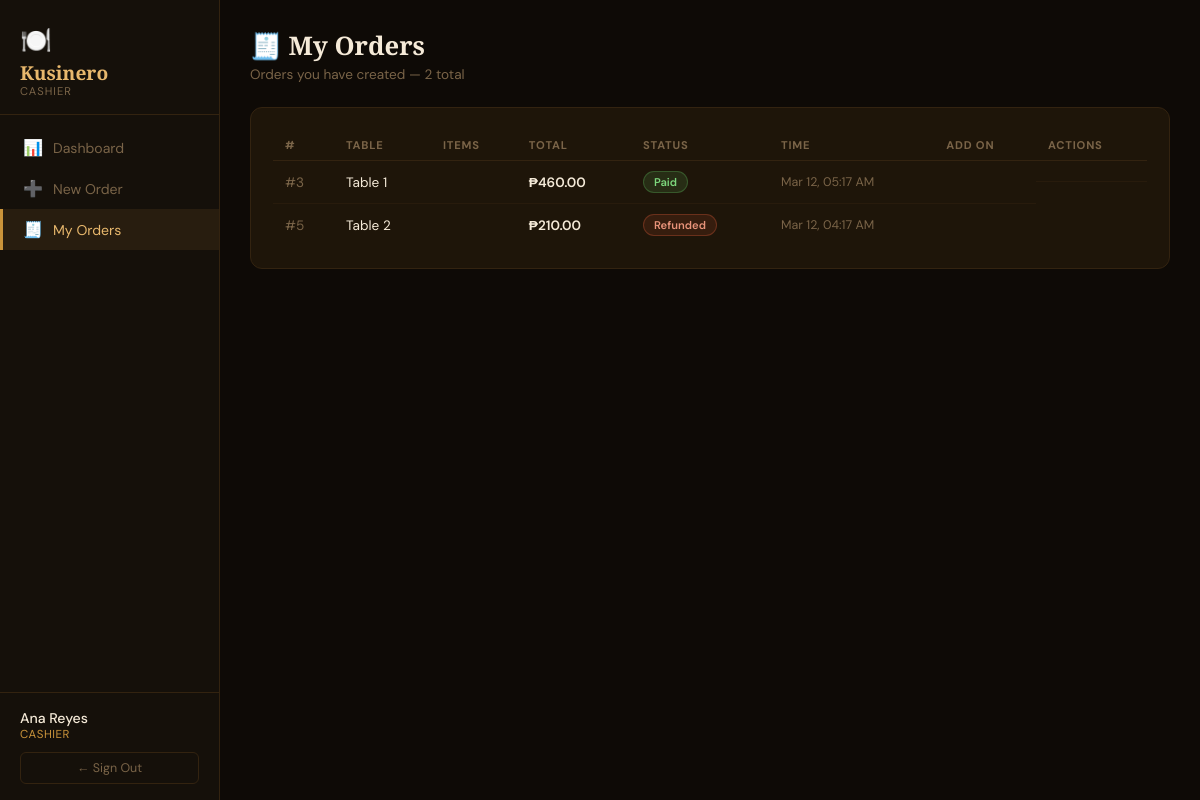
The app's page /pages/my_orders.php (signed in) with its own data.
### tables this page shows
CREATE TABLE users (
    id INT AUTO_INCREMENT PRIMARY KEY,
    name VARCHAR(100) NOT NULL,
    username VARCHAR(80) NOT NULL UNIQUE,
    password VARCHAR(255) NOT NULL,
    role_id INT NOT NULL,
    is_active TINYINT(1) DEFAULT 1,
    first_login TINYINT(1) DEFAULT 1,
    phone_number VARCHAR(20),
    email VARCHAR(120),
    failed_login_attempts INT DEFAULT 0,
    lockout_until DATETIME NULL,
    lockout_level INT DEFAULT 0,
    created_at TIMESTAMP DEFAULT CURRENT_TIMESTAMP,
    FOREIGN KEY (role_id) REFERENCES roles(id)
);

CREATE TABLE roles (
    id INT AUTO_INCREMENT PRIMARY KEY,
    name VARCHAR(50) NOT NULL UNIQUE,
    label VARCHAR(100) NOT NULL,
    description VARCHAR(255)
);

CREATE TABLE orders (
    id INT AUTO_INCREMENT PRIMARY KEY,
    cashier_id INT NOT NULL,
    table_number INT NOT NULL,
    total DECIMAL(10,2) DEFAULT 0,
    status ENUM('open','paid','refunded','void') DEFAULT 'open',
    created_at TIMESTAMP DEFAULT CURRENT_TIMESTAMP,
    FOREIGN KEY (cashier_id) REFERENCES users(id)
);

### auth/Auth.php (called while the page is built, shortened)
<?php
class Auth {
    private static ?array $user = null;
    public static function init(): void {
        if (!empty($_SESSION['uid'])) {
            $db   = Database::get();
            $stmt = $db->prepare("SELECT u.*, r.name AS role_name, r.label AS role_label
                                  FROM users u JOIN roles r ON r.id = u.role_id
                                  WHERE u.id = ? AND u.is_active = 1");
            $stmt->execute([$_SESSION['uid']]);
            self::$user = $stmt->fetch() ?: null;
        }
    }
    public static function user(): ?array    { return self::$user; }
    public static function isOwner(): bool   { return (self::$user['role_name'] ?? '') === 'owner'; }
}

### pages/my_orders.php (the view, shortened to what this page needs)
<?php
require_once __DIR__ . '/../auth/Auth.php';
Auth::init();
$isAllOrders = (basename($_SERVER['PHP_SELF']) === 'orders.php');
$db  = Database::get();
if ($isAllOrders) {
    $orders = $db->query("
        SELECT o.*, u.name AS cashier_name
        FROM orders o JOIN users u ON u.id = o.cashier_id
        ORDER BY o.created_at DESC
    ")->fetchAll();
    $pageTitle = '🧾 All Orders';
    $pageDesc  = 'Orders from all cashiers';
} else {
    $stmt = $db->prepare("
        SELECT o.*, u.name AS cashier_name
        FROM orders o JOIN users u ON u.id = o.cashier_id
        WHERE o.cashier_id = ? ORDER BY o.created_at DESC
    ");
    $stmt->execute([Auth::user()['id']]);
    $orders    = $stmt->fetchAll();
    $pageTitle = '🧾 My Orders';
    $pageDesc  = 'Orders you have created';
}
include __DIR__ . '/../includes/nav.php';
?>
<div class="page-header">
  <h2><?= $pageTitle ?></h2>
  <p><?= $pageDesc ?> — <?= count($orders) ?> total</p>
</div>
<div class="section-card">
  <?php if (empty($orders)): ?>
    <p style="color:var(--muted);font-size:.85rem">No orders found.</p>
  <?php else: ?>
  <table>
    <thead>
      <tr>
        <th>#</th>
        <th>Table</th>
        <th>Items</th>
        <th>Total</th>
        <th>Status</th>
        <th>Time</th>
        <th>Add On</th>
        <th>Actions</th>
      </tr>
    </thead>
    <tbody>
    <?php foreach ($orders as $o):
    ?>
      <tr>
        <td style="color:var(--muted)">#<?= $o['id'] ?></td>
        <td>Table <?= $o['table_number'] ?></td>
        <td style="font-size:.78rem;color:var(--muted)">
        </td>
        <td style="font-weight:600">₱<?= number_format($o['total'], 2) ?></td>
        <td><span class="badge badge-<?= $o['status'] ?>"><?= ucfirst($o['status']) ?></span></td>
        <td style="font-size:.78rem;color:var(--muted)"><?= date('M j, h:i A', strtotime($o['created_at'])) ?></td>
        <td>
        </td>
        <td style="display:flex;gap:6px;flex-wrap:wrap">
        </td>
      </tr>
    <?php endforeach; ?>
    </tbody>
  </table>
  <?php endif; ?>
</div>
</main></div>

### includes/nav.php (shortened to what this page needs)
<?php
require_once __DIR__ . '/../auth/Auth.php';
$u    = Auth::user();
$page = basename($_SERVER['PHP_SELF'], '.php');
$ownerNav = [
    'dashboard'     => ['icon'=>'📊','label'=>'Dashboard'],
    'orders'        => ['icon'=>'🧾','label'=>'All Orders'],
    'menu'          => ['icon'=>'📋','label'=>'Menu'],
    'cashiers'      => ['icon'=>'👥','label'=>'Cashiers'],
    'sales_report'  => ['icon'=>'📈','label'=>'Sales Report'],
    'audit_log'     => ['icon'=>'🔍','label'=>'Audit Log'],
];
$cashierNav = [
    'dashboard'     => ['icon'=>'📊','label'=>'Dashboard'],
    'new_order'     => ['icon'=>'➕','label'=>'New Order'],
    'my_orders'     => ['icon'=>'🧾','label'=>'My Orders'],
];
$nav = Auth::isOwner() ? $ownerNav : $cashierNav;
?>
<div class="layout">
<aside class="sidebar">
  <div class="sidebar-brand">
    <div class="icon">🍽️</div>
    <h1>Kusinero</h1>
    <p><?= htmlspecialchars($u['role_label']) ?></p>
  </div>
  <nav>
    <?php foreach ($nav as $href => $item): ?>
      <a href="<?= $href ?>.php" class="<?= $page === $href ? 'active' : '' ?>">
        <span class="nav-icon"><?= $item['icon'] ?></span>
        <?= $item['label'] ?>
      </a>
    <?php endforeach; ?>
  </nav>
  <div class="sidebar-footer">
    <div class="user-info">
      <div class="name"><?= htmlspecialchars($u['name']) ?></div>
      <div class="role"><?= htmlspecialchars($u['role_label']) ?></div>
    </div>
    <form method="POST" action="/logout.php">
      <button class="logout-btn" type="submit">← Sign Out</button>
    </form>
  </div>
</aside>
<main class="main">

### includes/nav.php (style rules this page uses)
*,*::before,*::after { box-sizing:border-box;margin:0;padding:0 }
.layout { display:flex;min-height:100vh; }
.sidebar { width:220px;flex-shrink:0;background:var(--surface);border-right:1px solid var(--border); display:flex;flex-direction:column;position:fixed;height:100vh;z-index:10; }
.sidebar-brand { padding:24px 20px 16px;border-bottom:1px solid var(--border); }
.sidebar-brand .icon { font-size:1.6rem; }
.sidebar-brand h1 { font-family:'Playfair Display',serif;color:var(--gold-light);font-size:1.2rem; line-height:1.2;margin-top:4px; }
.sidebar-brand p { font-size:.7rem;color:var(--muted);letter-spacing:1px;text-transform:uppercase; }
nav { flex:1;padding:12px 0; }
nav a { display:flex;align-items:center;gap:10px;padding:10px 20px;color:var(--muted); text-decoration:none;font-size:.88rem;transition:all .15s;border-left:3px solid transparent; }
nav a.active { color:var(--gold-light);background:rgba(201,147,58,.1);border-left-color:var(--gold); }
nav a .nav-icon { font-size:1rem;width:20px;text-align:center; }
.sidebar-footer { padding:16px 20px;border-top:1px solid var(--border); }
.user-info .name { font-size:.88rem;font-weight:500;color:var(--cream); }
.user-info .role { font-size:.72rem;color:var(--gold);letter-spacing:.5px;text-transform:uppercase; }
.logout-btn { display:block;margin-top:10px;padding:7px 12px;background:transparent; border:1px solid var(--border);color:var(--muted);border-radius:6px; font-size:.78rem;text-align:center;text-decoration:none;cursor:pointer; transition:all .2s;font-family:'DM Sans',sans-serif;width:100%; }
.main { margin-left:220px;flex:1;padding:28px 30px; }
.page-header { margin-bottom:24px; }
.page-header h2 { font-family:'Playfair Display',serif;font-size:1.6rem;color:var(--cream); }
.page-header p { color:var(--muted);font-size:.85rem;margin-top:3px; }
.section-card { background:var(--card);border:1px solid var(--border);border-radius:12px;padding:22px; }
table { width:100%;border-collapse:collapse;font-size:.85rem; }
th { text-align:left;color:var(--muted);font-size:.7rem;text-transform:uppercase;letter-spacing:.8px; padding:8px 12px;border-bottom:1px solid var(--border); }
td { padding:10px 12px;border-bottom:1px solid rgba(51,35,16,.5);vertical-align:middle; }
tr:last-child td { border-bottom:none; }
.badge { display:inline-block;padding:3px 10px;border-radius:20px;font-size:.7rem;font-weight:600; }
.badge-paid { background:rgba(92,184,92,.15);color:#7dd87d;border:1px solid rgba(92,184,92,.3); }
.badge-refunded { background:rgba(224,92,58,.12);color:#e8937a;border:1px solid rgba(224,92,58,.3); }

### records on screen
users: role.label "CASHIER", name "Ana Reyes"
orders: id "3", table_number "1", total "460.00", status "Paid", created_at "Mar 12, 05:17 AM"
orders: id "5", table_number "2", total "210.00", status "Refunded", created_at "Mar 12, 04:17 AM"

### other values on screen
$item['icon'] "📊"
$item['label'] "Dashboard"
$item['icon'] "➕"
$item['label'] "New Order"
$item['icon'] "🧾"
$item['label'] "My Orders"
$pageTitle "🧾 My Orders"
$pageDesc "Orders you have created"
count($orders) "2"
